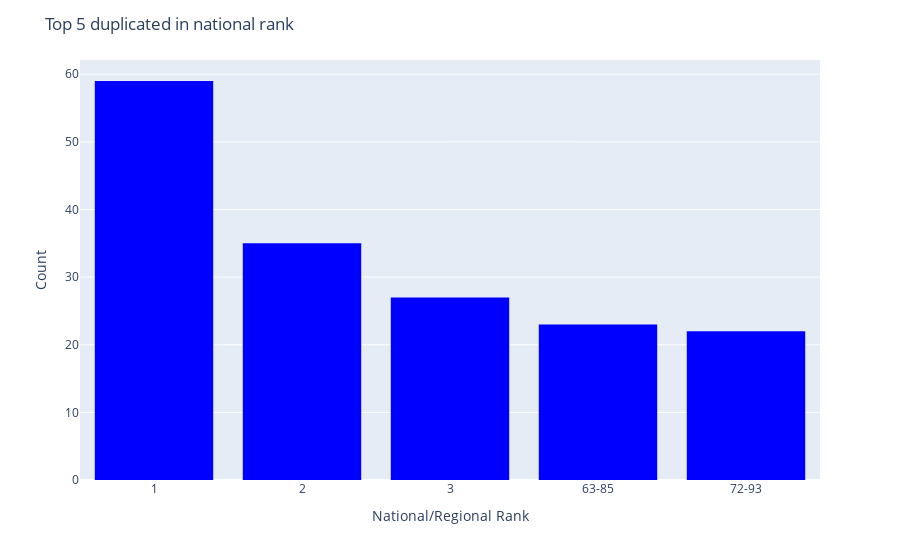

Notebook cell for this chart:
### Code cell
fig = px.histogram(df_top5,x='National/Regional Rank',color_discrete_sequence=['blue'])
fig.update_layout(title='Top 5 duplicated in national rank',
                   xaxis_title='National/Regional Rank',
                   yaxis_title='Count')
fig.show()

### Figure 1 — Plotly figure (JSON) as saved in the notebook; plotly's stock layout.template omitted (floating-point values rounded to 4 significant figures; data arrays with more than 128 entries replaced by an {"elided": "..."} marker saying what was removed)
{"data": [{"alignmentgroup": "True", "bingroup": "x", "hovertemplate": "National/Regional Rank=%{x}<br>count=%{y}<extra></extra>", "legendgroup": "", "marker": {"color": "blue", "pattern": {"shape": ""}}, "name": "", "offsetgroup": "", "orientation": "v", "showlegend": false, "type": "histogram", "x": {"elided": "166 str values"}, "xaxis": "x", "yaxis": "y"}], "layout": {"barmode": "relative", "legend": {"tracegroupgap": 0}, "margin": {"t": 60}, "title": {"text": "Top 5 duplicated in national rank"}, "xaxis": {"anchor": "y", "domain": [0, 1], "title": {"text": "National/Regional Rank"}}, "yaxis": {"anchor": "x", "domain": [0, 1], "title": {"text": "Count"}}}}
